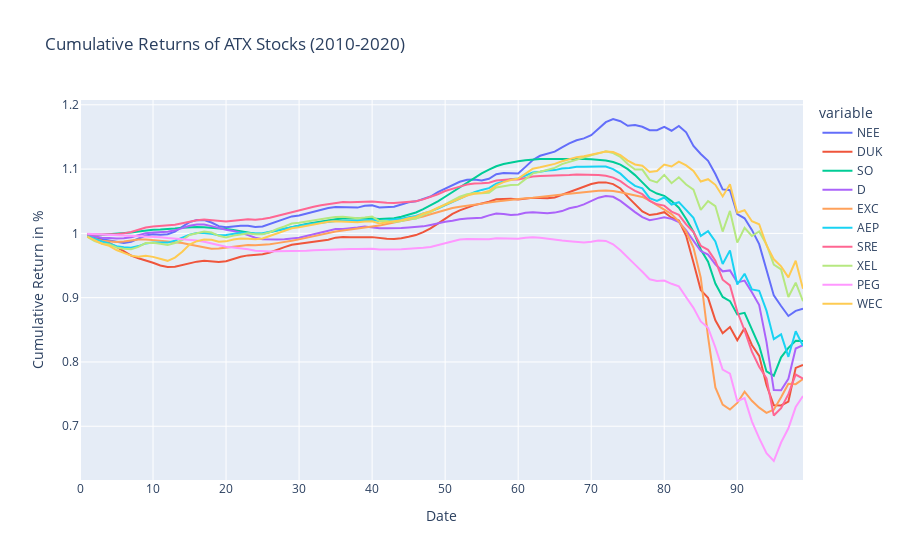

Write notebook code for a chart like this one.
### Code cell
dfNEE = pd.DataFrame(test_resultNEE,
                  columns = ['NEE'])
dfDUK = pd.DataFrame(test_resultDUK,
                  columns = ['DUK'])
dfSO = pd.DataFrame(test_resultSO,
                  columns = ['SO'])
dfD = pd.DataFrame(test_resultD,
                  columns = ['D'])
dfEXC = pd.DataFrame(test_resultEXC,
                  columns = ['EXC'])
dfAEP = pd.DataFrame(test_resultAEP,
                  columns = ['AEP'])
dfSRE = pd.DataFrame(test_resultSRE,
                  columns = ['SRE'])
dfXEL = pd.DataFrame(test_resultXEL,
                  columns = ['XEL'])
dfPEG = pd.DataFrame(test_resultPEG,
                  columns = ['PEG'])
dfWEC = pd.DataFrame(test_resultWEC,
                  columns = ['WEC'])
#---------------------------------------------------------------------------------------------#

TEST = pd.concat([dfNEE,dfDUK,dfSO,dfD,dfEXC,dfAEP,dfSRE,dfXEL,dfPEG,dfWEC], axis=1)
#---------------------------------------------------------------------------------------------#

NEE_daily_returns = TEST['NEE'].pct_change()
DUK_daily_returns = TEST['DUK'].pct_change()

SO_daily_returns = TEST['SO'].pct_change()
D_daily_returns = TEST['D'].pct_change()

EXC_daily_returns = TEST['EXC'].pct_change()
AEP_daily_returns = TEST['AEP'].pct_change()

SRE_daily_returns = TEST['SRE'].pct_change()
XEL_daily_returns = TEST['XEL'].pct_change()

PEG_daily_returns = TEST['PEG'].pct_change()
WEC_daily_returns = TEST['WEC'].pct_change()
#---------------------------------------------------------------------------------------------#
dfNEEreturn = NEE_daily_returns.to_frame()
dfDUKreturn = DUK_daily_returns.to_frame()

dfSOreturn = SO_daily_returns.to_frame()
dfDreturn = D_daily_returns.to_frame()

dfEXCreturn = EXC_daily_returns.to_frame()
dfAEPreturn = AEP_daily_returns.to_frame()

dfSREreturn = SRE_daily_returns.to_frame()
dfXELreturn = XEL_daily_returns.to_frame()

dfPEGreturn = PEG_daily_returns.to_frame()
dfWECreturn = WEC_daily_returns.to_frame()
#---------------------------------------------------------------------------------------------#
TESTDailyReturn = pd.concat([dfNEEreturn,
                             dfDUKreturn,
                             dfSOreturn,
                             dfDreturn,
                             dfEXCreturn,
                             dfAEPreturn,
                             dfSREreturn,
                             dfXELreturn,
                             dfPEGreturn,
                             dfWECreturn], axis=1)
#---------------------------------------------------------------------------------------------#


NEE_cum_returns = (NEE_daily_returns + 1).cumprod()
DUK_cum_returns = (DUK_daily_returns + 1).cumprod()

SO_cum_returns = (SO_daily_returns + 1).cumprod()
D_cum_returns = (D_daily_returns + 1).cumprod()

EXC_cum_returns = (EXC_daily_returns + 1).cumprod()
AEP_cum_returns = (AEP_daily_returns + 1).cumprod()

SRE_cum_returns = (SRE_daily_returns + 1).cumprod()
XEL_cum_returns = (XEL_daily_returns + 1).cumprod()

PEG_cum_returns = (PEG_daily_returns + 1).cumprod()
WEC_cum_returns = (WEC_daily_returns + 1).cumprod()
#---------------------------------------------------------------------------------------------#

dfNEECUM = NEE_cum_returns.to_frame()
dfDUKCUM = DUK_cum_returns.to_frame()

dfSOCUM = SO_cum_returns.to_frame()
dfDCUM = D_cum_returns.to_frame()

dfEXCCUM = EXC_cum_returns.to_frame()
dfAEPCUM = AEP_cum_returns.to_frame()

dfSRECUM = SRE_cum_returns.to_frame()
dfXELCUM = XEL_cum_returns.to_frame()

dfPEGCUM = PEG_cum_returns.to_frame()
dfWECCUM = WEC_cum_returns.to_frame()

#---------------------------------------------------------------------------------------------#
TESTCUM = pd.concat([dfNEECUM,dfDUKCUM,dfSOCUM,dfDCUM,dfEXCCUM,dfAEPCUM,dfSRECUM,dfXELCUM,dfPEGCUM,dfWECCUM], axis=1)
#---------------------------------------------------------------------------------------------#

atx_comps_returns = TESTDailyReturn
atx_comps_rets_cumprod = TESTCUM 

#---------------------------------------------------------------------------------------------#

fig = px.line(atx_comps_rets_cumprod, x=atx_comps_rets_cumprod.index, y=atx_comps_rets_cumprod.columns, title='Cumulative Returns of ATX Stocks (2010-2020)')
######
fig.update_xaxes(title_text='Date')
fig.update_yaxes(title_text='Cumulative Return in %')

fig.show()
#---------------------------------------------------------------------------------------------#


mu = expected_returns.ema_historical_return(atx_comps_returns, returns_data = True, span = 500)
Sigma = risk_models.exp_cov(atx_comps_returns, returns_data = True, span = 180)


ret_ef = np.arange(0, mu.max(), 0.01)
vol_ef = []
for i in np.arange(0, mu.max(), 0.01):
    ef_Pred5 = EfficientFrontier(mu, Sigma)
    ef_Pred5.efficient_return(i)
    vol_ef.append(ef_Pred5.portfolio_performance()[1])

ef_Pred5 = EfficientFrontier(mu, Sigma)
ef_Pred5.min_volatility()
min_vol_ret = ef_Pred5.portfolio_performance()[0]
min_vol_vol = ef_Pred5.portfolio_performance()[1]

ef_Pred5.max_sharpe(risk_free_rate=0.009)
max_sharpe_ret = ef_Pred5.portfolio_performance()[0]
max_sharpe_vol = ef_Pred5.portfolio_performance()[1]


portfolioREAL = pd.concat([closeNEE,
                   closeDUK,
                   closeSO,
                   closeD,
                   closeEXC,
                   closeAEP,
                   closeSRE,
                   closeXEL,
                   closePEG,
                   closeWEC,
                      ], axis=1)

### Figure 1 — Plotly figure (JSON) as saved in the notebook; plotly's stock layout.template omitted (floating-point values rounded to 4 significant figures)
{"data": [{"hovertemplate": "variable=NEE<br>index=%{x}<br>value=%{y}<extra></extra>", "legendgroup": "NEE", "line": {"color": "#636efa", "dash": "solid"}, "mode": "lines", "name": "NEE", "orientation": "v", "showlegend": true, "type": "scatter", "x": [0, 1, 2, 3, 4, 5, 6, 7, 8, 9, 10, 11, 12, 13, 14, 15, 16, 17, 18, 19, 20, 21, 22, 23, 24, 25, 26, 27, 28, 29, 30, 31, 32, 33, 34, 35, 36, 37, 38, 39, 40, 41, 42, 43, 44, 45, 46, 47, 48, 49, 50, 51, 52, 53, 54, 55, 56, 57, 58, 59, 60, 61, 62, 63, 64, 65, 66, 67, 68, 69, 70, 71, 72, 73, 74, 75, 76, 77, 78, 79, 80, 81, 82, 83, 84, 85, 86, 87, 88, 89, 90, 91, 92, 93, 94, 95, 96, 97, 98, 99], "xaxis": "x", "y": [null, 0.9966, 0.993, 0.991, 0.989, 0.9862, 0.9852, 0.9869, 0.9913, 0.9967, 0.9986, 0.998, 0.9987, 1.003, 1.01, 1.018, 1.021, 1.021, 1.017, 1.011, 1.009, 1.011, 1.012, 1.012, 1.01, 1.011, 1.014, 1.019, 1.022, 1.026, 1.028, 1.031, 1.034, 1.037, 1.039, 1.041, 1.041, 1.04, 1.04, 1.043, 1.044, 1.04, 1.041, 1.041, 1.045, 1.048, 1.05, 1.053, 1.057, 1.064, 1.07, 1.075, 1.08, 1.083, 1.084, 1.082, 1.085, 1.092, 1.094, 1.093, 1.093, 1.103, 1.114, 1.121, 1.124, 1.127, 1.134, 1.14, 1.145, 1.148, 1.153, 1.162, 1.173, 1.178, 1.174, 1.167, 1.168, 1.166, 1.16, 1.161, 1.166, 1.16, 1.167, 1.157, 1.136, 1.123, 1.113, 1.092, 1.068, 1.067, 1.03, 1.023, 1.005, 0.9833, 0.9437, 0.9035, 0.8871, 0.8715, 0.8794, 0.8827], "yaxis": "y"}, {"hovertemplate": "variable=DUK<br>index=%{x}<br>value=%{y}<extra></extra>", "legendgroup": "DUK", "line": {"color": "#EF553B", "dash": "solid"}, "mode": "lines", "name": "DUK", "orientation": "v", "showlegend": true, "type": "scatter", "x": [0, 1, 2, 3, 4, 5, 6, 7, 8, 9, 10, 11, 12, 13, 14, 15, 16, 17, 18, 19, 20, 21, 22, 23, 24, 25, 26, 27, 28, 29, 30, 31, 32, 33, 34, 35, 36, 37, 38, 39, 40, 41, 42, 43, 44, 45, 46, 47, 48, 49, 50, 51, 52, 53, 54, 55, 56, 57, 58, 59, 60, 61, 62, 63, 64, 65, 66, 67, 68, 69, 70, 71, 72, 73, 74, 75, 76, 77, 78, 79, 80, 81, 82, 83, 84, 85, 86, 87, 88, 89, 90, 91, 92, 93, 94, 95, 96, 97, 98, 99], "xaxis": "x", "y": [null, 0.996, 0.9923, 0.9896, 0.9852, 0.979, 0.9727, 0.9655, 0.9612, 0.958, 0.9542, 0.95, 0.9476, 0.9482, 0.9507, 0.9537, 0.956, 0.9573, 0.9566, 0.9556, 0.9566, 0.9603, 0.9637, 0.9658, 0.9664, 0.9676, 0.9703, 0.975, 0.9786, 0.9824, 0.9839, 0.9849, 0.986, 0.9876, 0.99, 0.9934, 0.9945, 0.9938, 0.9933, 0.9939, 0.9942, 0.9924, 0.9917, 0.9913, 0.9923, 0.9947, 0.9974, 1.002, 1.008, 1.015, 1.023, 1.03, 1.036, 1.04, 1.044, 1.047, 1.049, 1.053, 1.054, 1.054, 1.053, 1.054, 1.055, 1.055, 1.054, 1.056, 1.06, 1.065, 1.069, 1.073, 1.077, 1.079, 1.079, 1.077, 1.07, 1.057, 1.045, 1.034, 1.029, 1.03, 1.033, 1.024, 1.02, 0.9963, 0.9548, 0.9118, 0.8997, 0.8648, 0.8447, 0.8544, 0.8338, 0.8526, 0.8265, 0.8095, 0.7642, 0.7326, 0.7324, 0.7385, 0.7907, 0.7954], "yaxis": "y"}, {"hovertemplate": "variable=SO<br>index=%{x}<br>value=%{y}<extra></extra>", "legendgroup": "SO", "line": {"color": "#00cc96", "dash": "solid"}, "mode": "lines", "name": "SO", "orientation": "v", "showlegend": true, "type": "scatter", "x": [0, 1, 2, 3, 4, 5, 6, 7, 8, 9, 10, 11, 12, 13, 14, 15, 16, 17, 18, 19, 20, 21, 22, 23, 24, 25, 26, 27, 28, 29, 30, 31, 32, 33, 34, 35, 36, 37, 38, 39, 40, 41, 42, 43, 44, 45, 46, 47, 48, 49, 50, 51, 52, 53, 54, 55, 56, 57, 58, 59, 60, 61, 62, 63, 64, 65, 66, 67, 68, 69, 70, 71, 72, 73, 74, 75, 76, 77, 78, 79, 80, 81, 82, 83, 84, 85, 86, 87, 88, 89, 90, 91, 92, 93, 94, 95, 96, 97, 98, 99], "xaxis": "x", "y": [null, 0.9988, 0.9978, 0.9979, 0.9986, 0.9989, 1.0, 1.001, 1.003, 1.005, 1.006, 1.006, 1.006, 1.008, 1.009, 1.01, 1.01, 1.01, 1.009, 1.008, 1.007, 1.005, 1.004, 1.002, 0.9995, 0.9993, 1.002, 1.005, 1.007, 1.01, 1.012, 1.014, 1.017, 1.019, 1.02, 1.022, 1.023, 1.023, 1.023, 1.024, 1.023, 1.022, 1.023, 1.024, 1.026, 1.029, 1.032, 1.038, 1.043, 1.05, 1.057, 1.064, 1.072, 1.079, 1.087, 1.093, 1.099, 1.104, 1.108, 1.11, 1.112, 1.114, 1.115, 1.116, 1.116, 1.116, 1.116, 1.116, 1.116, 1.116, 1.115, 1.115, 1.113, 1.111, 1.107, 1.1, 1.091, 1.079, 1.068, 1.062, 1.058, 1.05, 1.04, 1.023, 1.003, 0.975, 0.9558, 0.9221, 0.9011, 0.8946, 0.874, 0.8765, 0.8496, 0.8252, 0.7853, 0.7786, 0.8073, 0.8219, 0.8329, 0.8326], "yaxis": "y"}, {"hovertemplate": "variable=D<br>index=%{x}<br>value=%{y}<extra></extra>", "legendgroup": "D", "line": {"color": "#ab63fa", "dash": "solid"}, "mode": "lines", "name": "D", "orientation": "v", "showlegend": true, "type": "scatter", "x": [0, 1, 2, 3, 4, 5, 6, 7, 8, 9, 10, 11, 12, 13, 14, 15, 16, 17, 18, 19, 20, 21, 22, 23, 24, 25, 26, 27, 28, 29, 30, 31, 32, 33, 34, 35, 36, 37, 38, 39, 40, 41, 42, 43, 44, 45, 46, 47, 48, 49, 50, 51, 52, 53, 54, 55, 56, 57, 58, 59, 60, 61, 62, 63, 64, 65, 66, 67, 68, 69, 70, 71, 72, 73, 74, 75, 76, 77, 78, 79, 80, 81, 82, 83, 84, 85, 86, 87, 88, 89, 90, 91, 92, 93, 94, 95, 96, 97, 98, 99], "xaxis": "x", "y": [null, 0.9974, 0.995, 0.9933, 0.9928, 0.9919, 0.9924, 0.994, 0.997, 1.0, 1.001, 1.002, 1.003, 1.005, 1.008, 1.012, 1.014, 1.014, 1.011, 1.008, 1.006, 1.004, 1.001, 0.9973, 0.9932, 0.9907, 0.9903, 0.9903, 0.9909, 0.9921, 0.9933, 0.996, 0.9985, 1.001, 1.004, 1.007, 1.007, 1.008, 1.009, 1.011, 1.01, 1.008, 1.008, 1.008, 1.008, 1.009, 1.01, 1.011, 1.013, 1.016, 1.018, 1.02, 1.022, 1.023, 1.023, 1.024, 1.028, 1.031, 1.03, 1.029, 1.029, 1.032, 1.033, 1.033, 1.031, 1.032, 1.035, 1.039, 1.041, 1.045, 1.05, 1.056, 1.058, 1.057, 1.051, 1.041, 1.033, 1.025, 1.02, 1.023, 1.025, 1.023, 1.018, 1.005, 0.989, 0.9725, 0.9669, 0.9519, 0.941, 0.9424, 0.9237, 0.9265, 0.9085, 0.8886, 0.8313, 0.7562, 0.7559, 0.7738, 0.8209, 0.8261], "yaxis": "y"}, {"hovertemplate": "variable=EXC<br>index=%{x}<br>value=%{y}<extra></extra>", "legendgroup": "EXC", "line": {"color": "#FFA15A", "dash": "solid"}, "mode": "lines", "name": "EXC", "orientation": "v", "showlegend": true, "type": "scatter", "x": [0, 1, 2, 3, 4, 5, 6, 7, 8, 9, 10, 11, 12, 13, 14, 15, 16, 17, 18, 19, 20, 21, 22, 23, 24, 25, 26, 27, 28, 29, 30, 31, 32, 33, 34, 35, 36, 37, 38, 39, 40, 41, 42, 43, 44, 45, 46, 47, 48, 49, 50, 51, 52, 53, 54, 55, 56, 57, 58, 59, 60, 61, 62, 63, 64, 65, 66, 67, 68, 69, 70, 71, 72, 73, 74, 75, 76, 77, 78, 79, 80, 81, 82, 83, 84, 85, 86, 87, 88, 89, 90, 91, 92, 93, 94, 95, 96, 97, 98, 99], "xaxis": "x", "y": [null, 0.9956, 0.9911, 0.9887, 0.9873, 0.9865, 0.9872, 0.9887, 0.9904, 0.9905, 0.9899, 0.989, 0.9876, 0.986, 0.9851, 0.9828, 0.9805, 0.978, 0.9762, 0.9764, 0.9779, 0.9801, 0.9814, 0.9819, 0.9816, 0.9822, 0.9832, 0.9848, 0.9861, 0.9884, 0.9907, 0.9933, 0.9959, 0.9984, 1.0, 1.003, 1.005, 1.006, 1.007, 1.009, 1.01, 1.012, 1.015, 1.017, 1.019, 1.021, 1.023, 1.026, 1.03, 1.033, 1.037, 1.039, 1.041, 1.043, 1.045, 1.046, 1.048, 1.049, 1.051, 1.052, 1.053, 1.055, 1.055, 1.056, 1.057, 1.059, 1.06, 1.062, 1.063, 1.064, 1.065, 1.066, 1.067, 1.066, 1.064, 1.061, 1.06, 1.057, 1.051, 1.044, 1.037, 1.03, 1.019, 1.003, 0.9779, 0.931, 0.8388, 0.7604, 0.7336, 0.7261, 0.7362, 0.7538, 0.7396, 0.729, 0.7209, 0.7257, 0.7452, 0.7662, 0.7655, 0.7735], "yaxis": "y"}, {"hovertemplate": "variable=AEP<br>index=%{x}<br>value=%{y}<extra></extra>", "legendgroup": "AEP", "line": {"color": "#19d3f3", "dash": "solid"}, "mode": "lines", "name": "AEP", "orientation": "v", "showlegend": true, "type": "scatter", "x": [0, 1, 2, 3, 4, 5, 6, 7, 8, 9, 10, 11, 12, 13, 14, 15, 16, 17, 18, 19, 20, 21, 22, 23, 24, 25, 26, 27, 28, 29, 30, 31, 32, 33, 34, 35, 36, 37, 38, 39, 40, 41, 42, 43, 44, 45, 46, 47, 48, 49, 50, 51, 52, 53, 54, 55, 56, 57, 58, 59, 60, 61, 62, 63, 64, 65, 66, 67, 68, 69, 70, 71, 72, 73, 74, 75, 76, 77, 78, 79, 80, 81, 82, 83, 84, 85, 86, 87, 88, 89, 90, 91, 92, 93, 94, 95, 96, 97, 98, 99], "xaxis": "x", "y": [null, 0.9959, 0.991, 0.9873, 0.9843, 0.9801, 0.9784, 0.9777, 0.9803, 0.9844, 0.9858, 0.9857, 0.9856, 0.9887, 0.9933, 0.9981, 1.0, 1.001, 0.9995, 0.9971, 0.9976, 0.9996, 1.001, 1.001, 0.9998, 1.0, 1.003, 1.005, 1.008, 1.011, 1.012, 1.014, 1.015, 1.017, 1.018, 1.019, 1.02, 1.019, 1.019, 1.02, 1.021, 1.019, 1.02, 1.021, 1.023, 1.025, 1.027, 1.031, 1.034, 1.039, 1.044, 1.049, 1.054, 1.06, 1.064, 1.068, 1.07, 1.077, 1.081, 1.084, 1.085, 1.09, 1.095, 1.096, 1.098, 1.098, 1.101, 1.102, 1.103, 1.104, 1.104, 1.104, 1.104, 1.1, 1.093, 1.082, 1.074, 1.07, 1.055, 1.05, 1.056, 1.045, 1.049, 1.037, 1.024, 0.9961, 1.003, 0.9873, 0.9524, 0.9736, 0.9205, 0.9372, 0.9129, 0.9108, 0.8798, 0.8355, 0.8429, 0.808, 0.8478, 0.8251], "yaxis": "y"}, {"hovertemplate": "variable=SRE<br>index=%{x}<br>value=%{y}<extra></extra>", "legendgroup": "SRE", "line": {"color": "#FF6692", "dash": "solid"}, "mode": "lines", "name": "SRE", "orientation": "v", "showlegend": true, "type": "scatter", "x": [0, 1, 2, 3, 4, 5, 6, 7, 8, 9, 10, 11, 12, 13, 14, 15, 16, 17, 18, 19, 20, 21, 22, 23, 24, 25, 26, 27, 28, 29, 30, 31, 32, 33, 34, 35, 36, 37, 38, 39, 40, 41, 42, 43, 44, 45, 46, 47, 48, 49, 50, 51, 52, 53, 54, 55, 56, 57, 58, 59, 60, 61, 62, 63, 64, 65, 66, 67, 68, 69, 70, 71, 72, 73, 74, 75, 76, 77, 78, 79, 80, 81, 82, 83, 84, 85, 86, 87, 88, 89, 90, 91, 92, 93, 94, 95, 96, 97, 98, 99], "xaxis": "x", "y": [null, 0.9986, 0.998, 0.9984, 0.9985, 0.9987, 1.0, 1.002, 1.006, 1.009, 1.011, 1.012, 1.012, 1.013, 1.016, 1.018, 1.02, 1.021, 1.021, 1.019, 1.018, 1.02, 1.021, 1.022, 1.021, 1.022, 1.024, 1.027, 1.03, 1.033, 1.036, 1.038, 1.041, 1.044, 1.045, 1.048, 1.049, 1.049, 1.048, 1.049, 1.05, 1.048, 1.048, 1.047, 1.048, 1.049, 1.05, 1.053, 1.056, 1.061, 1.066, 1.07, 1.073, 1.076, 1.078, 1.078, 1.079, 1.082, 1.084, 1.084, 1.084, 1.086, 1.088, 1.089, 1.09, 1.089, 1.09, 1.091, 1.092, 1.092, 1.091, 1.091, 1.09, 1.087, 1.081, 1.073, 1.066, 1.061, 1.051, 1.045, 1.043, 1.034, 1.029, 1.014, 1.002, 0.9806, 0.9744, 0.9574, 0.928, 0.919, 0.8785, 0.849, 0.816, 0.7925, 0.7745, 0.7166, 0.7281, 0.7499, 0.7805, 0.7739], "yaxis": "y"}, {"hovertemplate": "variable=XEL<br>index=%{x}<br>value=%{y}<extra></extra>", "legendgroup": "XEL", "line": {"color": "#B6E880", "dash": "solid"}, "mode": "lines", "name": "XEL", "orientation": "v", "showlegend": true, "type": "scatter", "x": [0, 1, 2, 3, 4, 5, 6, 7, 8, 9, 10, 11, 12, 13, 14, 15, 16, 17, 18, 19, 20, 21, 22, 23, 24, 25, 26, 27, 28, 29, 30, 31, 32, 33, 34, 35, 36, 37, 38, 39, 40, 41, 42, 43, 44, 45, 46, 47, 48, 49, 50, 51, 52, 53, 54, 55, 56, 57, 58, 59, 60, 61, 62, 63, 64, 65, 66, 67, 68, 69, 70, 71, 72, 73, 74, 75, 76, 77, 78, 79, 80, 81, 82, 83, 84, 85, 86, 87, 88, 89, 90, 91, 92, 93, 94, 95, 96, 97, 98, 99], "xaxis": "x", "y": [null, 0.9945, 0.988, 0.9844, 0.9827, 0.978, 0.9759, 0.9754, 0.9789, 0.985, 0.9856, 0.9837, 0.9818, 0.9849, 0.9897, 0.9974, 1.001, 1.003, 1.001, 0.9962, 0.9937, 0.9965, 0.9981, 1.0, 0.9988, 0.9985, 1.002, 1.007, 1.011, 1.015, 1.017, 1.019, 1.021, 1.022, 1.024, 1.025, 1.026, 1.025, 1.023, 1.025, 1.026, 1.019, 1.019, 1.018, 1.019, 1.022, 1.023, 1.029, 1.033, 1.039, 1.046, 1.051, 1.057, 1.061, 1.063, 1.063, 1.063, 1.072, 1.073, 1.075, 1.076, 1.085, 1.093, 1.096, 1.099, 1.102, 1.108, 1.111, 1.115, 1.118, 1.122, 1.124, 1.128, 1.125, 1.119, 1.108, 1.099, 1.099, 1.083, 1.079, 1.091, 1.078, 1.087, 1.076, 1.068, 1.037, 1.05, 1.043, 1.003, 1.035, 0.9857, 1.009, 0.9959, 1.003, 0.9828, 0.9514, 0.9439, 0.9011, 0.9232, 0.8946], "yaxis": "y"}, {"hovertemplate": "variable=PEG<br>index=%{x}<br>value=%{y}<extra></extra>", "legendgroup": "PEG", "line": {"color": "#FF97FF", "dash": "solid"}, "mode": "lines", "name": "PEG", "orientation": "v", "showlegend": true, "type": "scatter", "x": [0, 1, 2, 3, 4, 5, 6, 7, 8, 9, 10, 11, 12, 13, 14, 15, 16, 17, 18, 19, 20, 21, 22, 23, 24, 25, 26, 27, 28, 29, 30, 31, 32, 33, 34, 35, 36, 37, 38, 39, 40, 41, 42, 43, 44, 45, 46, 47, 48, 49, 50, 51, 52, 53, 54, 55, 56, 57, 58, 59, 60, 61, 62, 63, 64, 65, 66, 67, 68, 69, 70, 71, 72, 73, 74, 75, 76, 77, 78, 79, 80, 81, 82, 83, 84, 85, 86, 87, 88, 89, 90, 91, 92, 93, 94, 95, 96, 97, 98, 99], "xaxis": "x", "y": [null, 0.9995, 0.999, 0.9987, 0.9981, 0.9975, 0.9971, 0.9966, 0.9964, 0.9962, 0.9954, 0.9941, 0.9927, 0.9917, 0.9911, 0.9904, 0.9888, 0.9871, 0.9843, 0.9815, 0.9793, 0.9779, 0.9767, 0.9752, 0.973, 0.9719, 0.9719, 0.9722, 0.9722, 0.9726, 0.9725, 0.973, 0.9738, 0.9744, 0.9749, 0.9757, 0.9761, 0.9758, 0.9757, 0.9762, 0.9762, 0.9751, 0.975, 0.9748, 0.9754, 0.9761, 0.9764, 0.9776, 0.9789, 0.9816, 0.9853, 0.9883, 0.9904, 0.9914, 0.9915, 0.9909, 0.991, 0.9926, 0.9925, 0.9921, 0.9916, 0.9932, 0.9939, 0.993, 0.9913, 0.9897, 0.9888, 0.9879, 0.9867, 0.9857, 0.987, 0.9889, 0.9883, 0.9831, 0.9738, 0.962, 0.9514, 0.9403, 0.9286, 0.926, 0.9267, 0.9216, 0.9176, 0.9006, 0.8842, 0.863, 0.8532, 0.8226, 0.788, 0.7817, 0.7389, 0.7436, 0.7076, 0.6815, 0.6582, 0.6459, 0.6747, 0.6968, 0.7299, 0.7471], "yaxis": "y"}, {"hovertemplate": "variable=WEC<br>index=%{x}<br>value=%{y}<extra></extra>", "legendgroup": "WEC", "line": {"color": "#FECB52", "dash": "solid"}, "mode": "lines", "name": "WEC", "orientation": "v", "showlegend": true, "type": "scatter", "x": [0, 1, 2, 3, 4, 5, 6, 7, 8, 9, 10, 11, 12, 13, 14, 15, 16, 17, 18, 19, 20, 21, 22, 23, 24, 25, 26, 27, 28, 29, 30, 31, 32, 33, 34, 35, 36, 37, 38, 39, 40, 41, 42, 43, 44, 45, 46, 47, 48, 49, 50, 51, 52, 53, 54, 55, 56, 57, 58, 59, 60, 61, 62, 63, 64, 65, 66, 67, 68, 69, 70, 71, 72, 73, 74, 75, 76, 77, 78, 79, 80, 81, 82, 83, 84, 85, 86, 87, 88, 89, 90, 91, 92, 93, 94, 95, 96, 97, 98, 99], "xaxis": "x", "y": [null, 0.9949, 0.9888, 0.9839, 0.9806, 0.9742, 0.9696, 0.9654, 0.9638, 0.9652, 0.9634, 0.9598, 0.9573, 0.9623, 0.9714, 0.9826, 0.9878, 0.9906, 0.9902, 0.9871, 0.9876, 0.9906, 0.9921, 0.9918, 0.9908, 0.9921, 0.9963, 1.0, 1.004, 1.008, 1.01, 1.012, 1.014, 1.017, 1.018, 1.019, 1.018, 1.017, 1.017, 1.018, 1.019, 1.015, 1.017, 1.018, 1.02, 1.024, 1.026, 1.031, 1.035, 1.04, 1.045, 1.049, 1.055, 1.059, 1.061, 1.063, 1.066, 1.075, 1.08, 1.083, 1.085, 1.093, 1.101, 1.103, 1.106, 1.108, 1.112, 1.116, 1.118, 1.12, 1.122, 1.125, 1.127, 1.127, 1.122, 1.113, 1.107, 1.105, 1.096, 1.097, 1.107, 1.104, 1.112, 1.106, 1.097, 1.081, 1.084, 1.076, 1.057, 1.076, 1.032, 1.036, 1.019, 1.014, 0.9817, 0.9597, 0.9487, 0.9316, 0.9574, 0.9137], "yaxis": "y"}], "layout": {"legend": {"title": {"text": "variable"}, "tracegroupgap": 0}, "title": {"text": "Cumulative Returns of ATX Stocks (2010-2020)"}, "xaxis": {"anchor": "y", "domain": [0, 1], "title": {"text": "Date"}}, "yaxis": {"anchor": "x", "domain": [0, 1], "title": {"text": "Cumulative Return in %"}}}}
